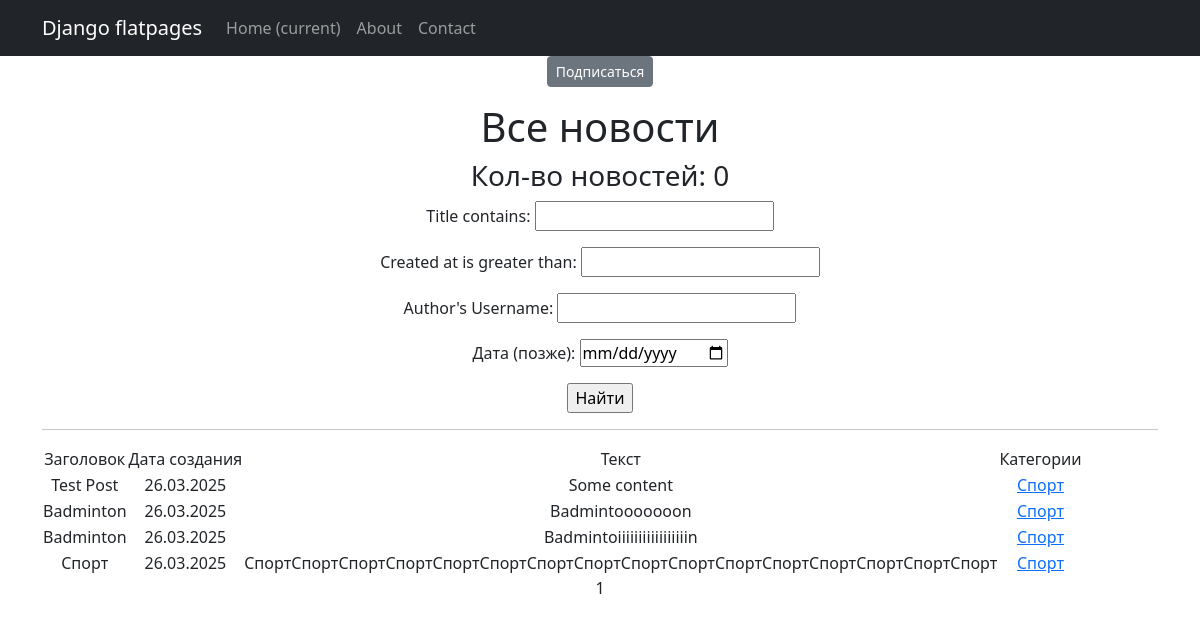
The page /news/categories/1/ (signed in) on the database as committed earlier.
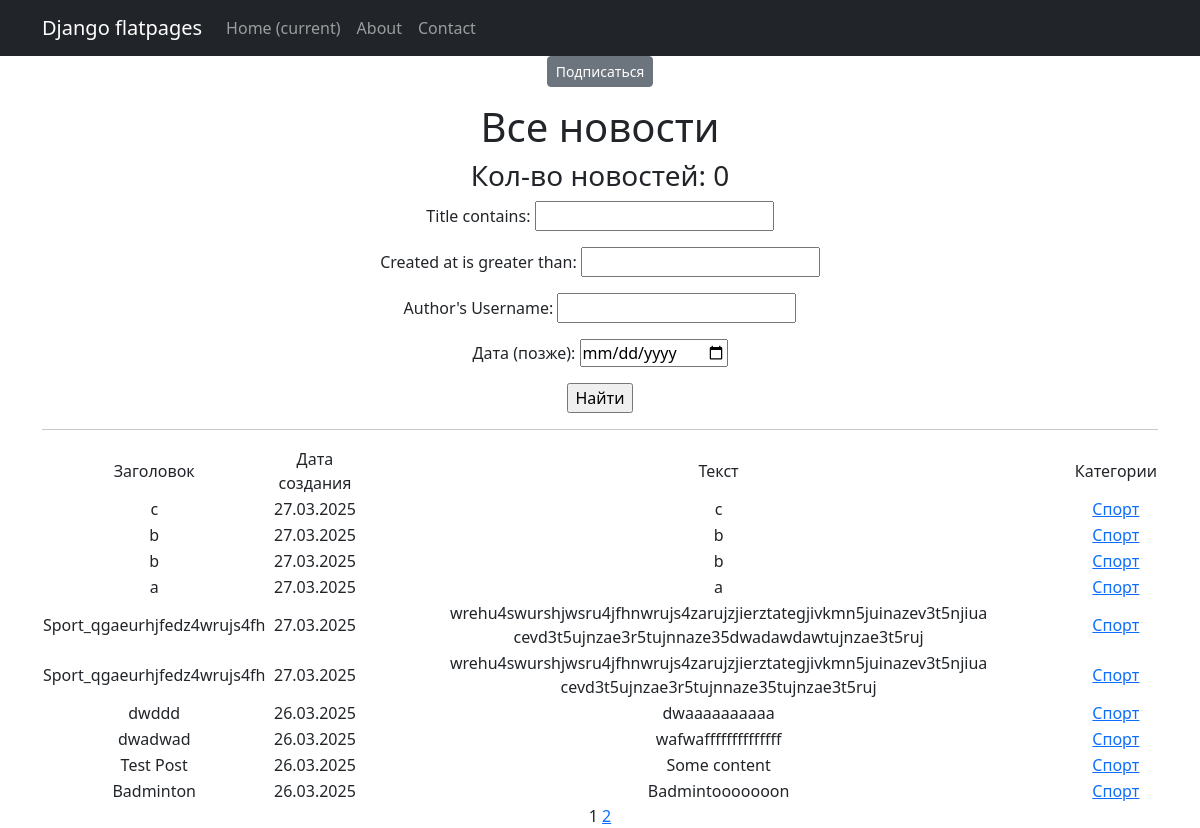
The same page on the database as committed later.
### news/models.py (models this page shows, shortened)
class Post(models.Model):
    ARTICLE = 'AR'
    NEWS = 'NW'
    POST_TYPES = [
        (ARTICLE, 'статья'),
        (NEWS, 'новость'),
    ]
    post_type = models.CharField(max_length=2, choices=POST_TYPES, default=ARTICLE)
    created_at = models.DateTimeField(auto_now_add=True)
    title = models.CharField(max_length=255)
    text = models.TextField()
    rating = models.IntegerField(default=0)
    author = models.ForeignKey(Author, on_delete=models.CASCADE, related_name="posts")
    categories = models.ManyToManyField(Category, through='PostCategory')

class Category(models.Model):
    name = models.CharField(max_length=255, unique=True)
    subscribers = models.ManyToManyField(User, related_name="categories", blank=True, null=True)
    def __str__(self):
        return self.name  # .title()

### news/views.py (the view)
# urls.py: path('categories/<int:pk>/', CategoryListView.as_view(), name='category_list'),
class CategoryListView(PostsList):
    model = Post
    template_name = 'news/category_list.html'
    context_object_name = 'category_news_list'
    def get_queryset(self):
        self.category = get_object_or_404(Category, id=self.kwargs['pk'])
        queryset = Post.objects.filter(categories=self.category).order_by('-created_at')
        return queryset
    def get_context_data(self, **kwargs):
        context = super().get_context_data(**kwargs)
        context['is_not_subscriber'] = self.request.user not in self.category.subscribers.all()
        context['category'] = self.category
        return context

### news/templatetags/custom_filters.py (called while the page is built)
@register.filter()
def censor(text):
    if not isinstance(text, str):
        return text
    def replace(match):
        word = match.group(0)
        return word[0] + '*' * (len(word) - 1)
    pattern = r'\b(' + '|'.join(re.escape(word) for word in PROFANITY) + r')\b'
    return re.sub(pattern, replace, text, flags=re.IGNORECASE)

### news/views.py (called while the page is built)
    def get_context_data(self, **kwargs):
        context = super().get_context_data(**kwargs)
        context['filterset'] = PostFilter(self.request.GET, queryset=self.get_queryset())
        context['is_not_author'] = not self.request.user.groups.filter(name='authors').exists()
        return context

### templates/news/category_list.html (shortened to what this page needs)
{% extends 'flatpages/default.html' %}
{% load custom_filters %}
{% load custom_tags %}
{% block content %}
    {% if is_not_subscriber %}
        <p class="text-center"><a href="{% url 'subscribe' category.id %}" class="btn btn-secondary btn-sm">Подписаться</a></p>
    {% endif %}
    <h1>Все новости</h1>
    <h3>Кол-во новостей: {{ posts|length }}</h3>
    <form action="" method="get">
       {{ filterset.form.as_p }}
       <input type="submit" value="Найти" />
   </form>
    <hr>
    {% if category_news_list %}
        <table>
        <tr>
            <td>Заголовок</td>
            <td>Дата создания</td>
            <td>Текст</td>
            <td>Категории</td>
        </tr>
        {% for post in category_news_list %}
        <tr>
            <td>{{ post.title|censor }}</td>
            <td>{{ post.created_at|date:'d.m.Y' }}</td>
            <td>{{ post.text|truncatewords:20|censor }}</td>
            <td>
                {% for category in post.categories.all %}
                    <a href="{% url 'category_list' category.id %}">{{ category }}</a>
                {% endfor %}
            </td>
        </tr>
        {% endfor %}
        </table>
    {% else %}
        <h2>Новостей нет!</h2>
    {% endif %}
    {{ page_obj.number }}
    {% if page_obj.has_next %}
        <a href="?page={{ page_obj.next_page_number }}">{{ page_obj.next_page_number }}</a>
    {% endif %}
{% endblock content %}

Rows that differ between the two databases and show on the page:
no longer on this page (row unchanged): Post: title|censor "Badminton", created_at "26.03.2025", text|censor "Badmintoiiiiiiiiiiiiiiiiin", Category (name "Спорт")
no longer on this page (row unchanged): Post: title|censor "Спорт", created_at "26.03.2025", text|censor "СпортСпортСпортСпортСпортСпортСпортСпортСпортСпортСпортСпортСпортСпортСпортСпорт", Category (name "Спорт")
added Post: title|censor "c", created_at "27.03.2025", text|censor "c", Category (name "Спорт")
added Post: title|censor "b", created_at "27.03.2025", text|censor "b", Category (name "Спорт")
added Post: title|censor "b", created_at "27.03.2025", text|censor "b", Category (name "Спорт")
added Post: title|censor "a", created_at "27.03.2025", text|censor "a", Category (name "Спорт")
added Post: title|censor "Sport_qgaeurhjfedz4wrujs4fh", created_at "27.03.2025", text|censor "wrehu4swurshjwsru4jfhnwrujs4zarujzjierztategjivkmn5juinazev3t5njiua cevd3t5ujnzae3r5tujnnaze35dwadawdawtujnzae3t5ruj", Category (name "Спорт")
added Post: title|censor "Sport_qgaeurhjfedz4wrujs4fh", created_at "27.03.2025", text|censor "wrehu4swurshjwsru4jfhnwrujs4zarujzjierztategjivkmn5juinazev3t5njiua cevd3t5ujnzae3r5tujnnaze35tujnzae3t5ruj", Category (name "Спорт")
added Post: title|censor "dwddd", created_at "26.03.2025", text|censor "dwaaaaaaaaaa", Category (name "Спорт")
added Post: title|censor "dwadwad", created_at "26.03.2025", text|censor "wafwaffffffffffffff", Category (name "Спорт")
Other text that changed with them:
{{ page_obj.next_page_number }}: (not shown) → "2"
